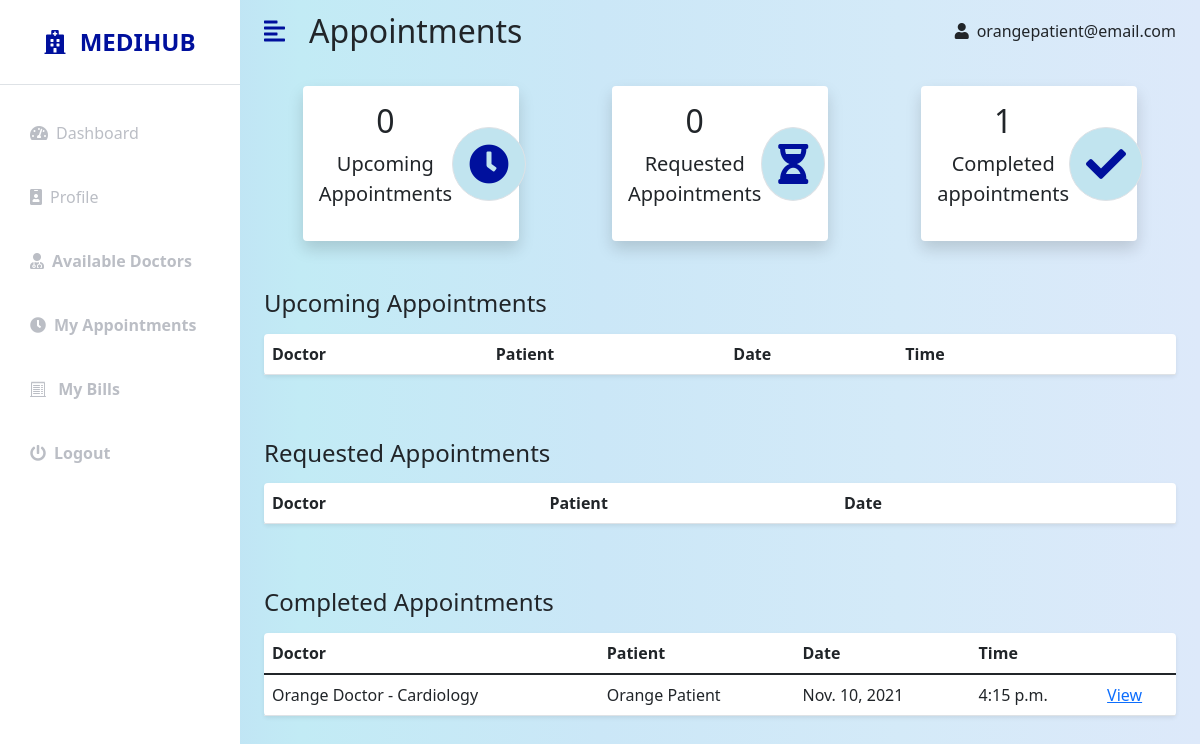
Page /patientapp/myappointments/ (signed in) on the earlier database version.
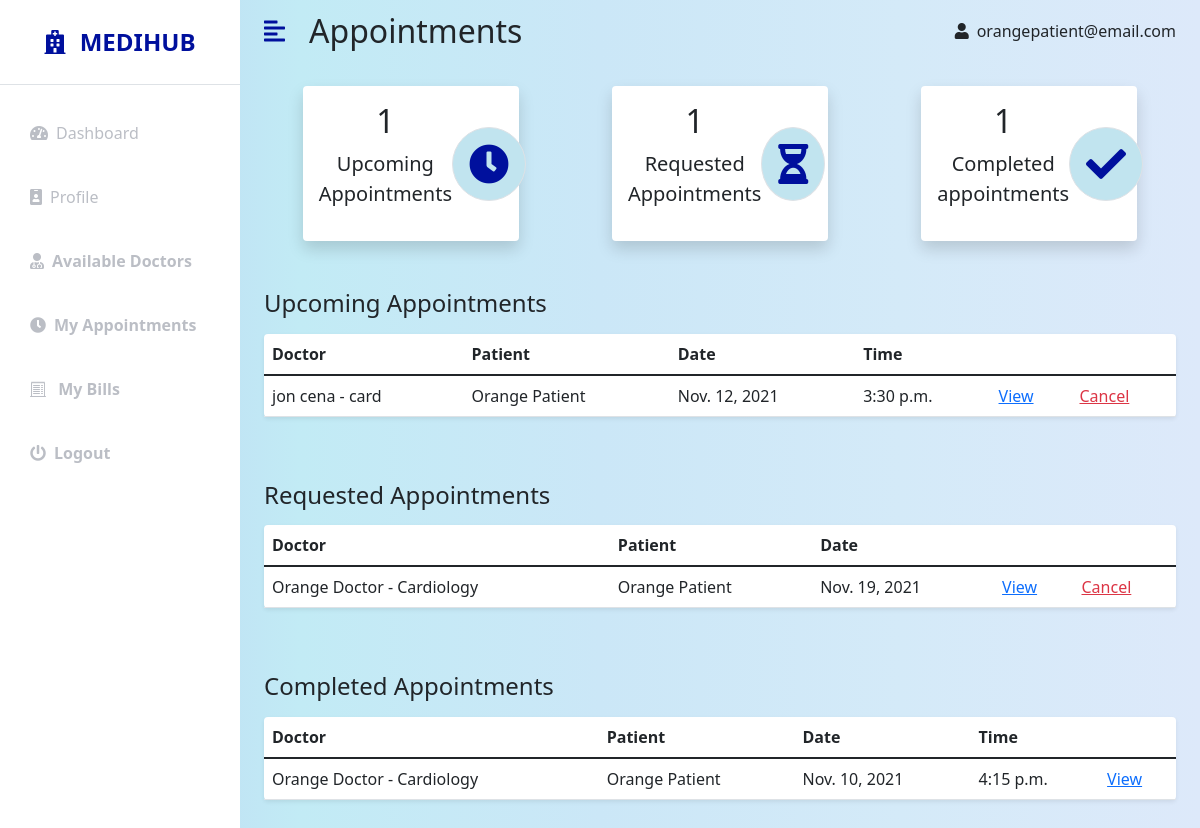
Same page on the later database version.
### hospital/models.py (models this page shows, shortened)
class Appointment(models.Model):
    doctor = models.ForeignKey(Doctor, on_delete=models.CASCADE, null=True, blank=True)
    patient = models.ForeignKey(Patient, on_delete=models.CASCADE, null=True, blank=True)
    date = models.DateField(null=True, blank=True)
    time = models.TimeField(null=True, blank=True)
    details = models.TextField(max_length=1000, null=True, blank=True)
    confirmed = models.BooleanField(default=False)
    completed = models.BooleanField(default=False)

class Doctor(models.Model):
    GENDER_CHOICES = [
        ('M', 'Male'),
        ('F', 'Female'),
        ('X', 'Other'),
    ]
    user = models.OneToOneField(User, on_delete=models.CASCADE, null=True, blank=True)
    first_name = models.CharField(max_length=50, null=True, blank=True)
    last_name = models.CharField(max_length=50, null=True, blank=True)
    gender = models.CharField(max_length=1, choices=GENDER_CHOICES, null=True, blank=True)
    dob = models.DateField(null=True, blank=True)
    department = models.CharField(max_length=50, null=True, blank=True)
    phone = models.CharField(max_length=10, null=True, blank=True)
    address = models.TextField(max_length=400, null=True, blank=True)
    email = models.CharField(max_length=100, null=True, blank=True)
    salary_in_rs = models.IntegerField(null=True, blank=True)
    schedule = models.TextField(max_length=1000, null=True, blank=True)
    def __str__(self):
        return f'{self.first_name} {self.last_name} - {self.department}'

class Patient(models.Model):
    GENDER_CHOICES = [
        ('M', 'Male'),
        ('F', 'Female'),
        ('X', 'Other'),
    ]
    user = models.OneToOneField(User, on_delete=models.CASCADE, null=True, blank=True)
    first_name = models.CharField(max_length=50, null=True, blank=True)
    last_name = models.CharField(max_length=50, null=True, blank=True)
    gender = models.CharField(max_length=1, choices=GENDER_CHOICES, null=True, blank=True)
    dob = models.DateField(null=True, blank=True)
    phone = models.CharField(max_length=10, null=True, blank=True)
    address = models.TextField(max_length=400, null=True, blank=True)
    email = models.CharField(max_length=100, null=True, blank=True)

### patientapp/views.py (the view)
# urls.py: path('myappointments/',views.myappointments,name='my_appointments'),
def myappointments(request):
    patient = get_object_or_404(Patient, user=request.user)
    appointments=Appointment.objects.all().filter(patient=patient)
    no_confirmed = patient.appointment_set.filter(completed=False).filter(confirmed=True).count()
    no_requested = patient.appointment_set.filter(completed=False).filter(confirmed=False).count()
    no_completed = patient.appointment_set.filter(completed=True).count()
    context = {
        'no_confirmed': no_confirmed,
        'no_requested': no_requested,
        'no_completed': no_completed,
        'appointments': appointments,
    }
    return render(request,'patientapp/myappointments.html',context)

### patientapp/templates/patientapp/myappointments.html
{% extends 'patientapp/base.html' %}
{% block content %}
<nav class="navbar navbar-expand-lg navbar-light bg-transparent py-1 px-4">
    <div class="d-flex align-items-center justify-content-end">
        <i class="fas fa-align-left primary-text fs-4 me-3" id="menu-toggle"></i>
        <h2 class="fs-2 m-2">Appointments</h2>
    </div>
    <div class="collapse navbar-collapse" id="navbarSupportedContent">
        <ul class="navbar-nav ms-auto mb-2 mb-lg-0">
            <li class="nav-item dropdown">
                    <i class="fas fa-user me-2"></i>{{user.username}}
            </li>
        </ul>
    </div>
</nav>
<div class="container-fluid px-4 ">
    <div class="row g-3 my-2 d-flex justify-content-around">
        <div class="col-md-3">
            <div class="p-3 bg-white shadow d-flex justify-content-around align-items-center rounded">
                <div class="d-flex row justify-content-around ">
                    <h3 class="fs-2 text-center">{{no_confirmed}}</h3>
                    <p class="fs-5 text-center">Upcoming Appointments</p>
                </div>
                <i class="fas fa-clock fs-1 primary-text border rounded-full secondary-bg p-3"></i>
            </div>
        </div>
        <div class="col-md-3">
            <div class="p-3 bg-white shadow d-flex justify-content-around align-items-center rounded">
                <div>
                    <h3 class="fs-2 text-center">{{no_requested}}</h3>
                    <p class="fs-5 text-center">Requested Appointments</p>
                </div>
                <i
                    class="fas fa-hourglass-half fs-1 primary-text border rounded-full secondary-bg p-3"></i>
            </div>
        </div>
        <div class="col-md-3">
            <div class="p-3 bg-white shadow d-flex justify-content-around align-items-center rounded">
                <div>
                    <h3 class="fs-2 text-center">{{no_completed}}</h3>
                    <p class="fs-5 text-center">Completed appointments</p>
                </div>
                <i class="fas fa-check fs-1 primary-text border rounded-full secondary-bg p-3"></i>
            </div>
        </div>
    </div>
    <div class="row my-5">
        <h3 class="fs-4 mb-3">Upcoming Appointments</h3>
        <div class="col">
            <table class="table bg-white rounded shadow-sm  table-hover">
                <thead>
                    <tr>
                        <th scope="col">Doctor </th>
                        <th scope="col">Patient</th>
                        <th scope="col">Date</th>
                        <th scope="col">Time</th>
                        <th scope="col"></th>
                        <th scope="col"></th>
                    </tr>
                </thead>
                <tbody>
                    {% for appo in appointments %}
                    {% if appo.completed == False and appo.confirmed == True %}
                    <tr>
                        <td>{{appo.doctor}}</td>
                        <td>{{appo.patient.first_name}} {{appo.patient.last_name}}</td>
                        <td>{{appo.date}}</td>
                        <td>{{appo.time}}</td>
                        <td><a href="{% url 'my_appointment_detail' appo.id %}">View</a></td>
                        <td><a class="text-danger" href="{% url 'patient-cancel-appointment' appo.id %}">Cancel</a></td>
                    </tr>
                    {% endif %}
                    {% endfor %}
                </tbody>
            </table>
        </div>
    </div>
    <div class="row my-5">
        <h3 class="fs-4 mb-3">Requested Appointments</h3>
        <div class="col">
            <table class="table bg-white rounded shadow-sm  table-hover">
                <thead>
                    <tr>
                        <th scope="col">Doctor </th>
                        <th scope="col">Patient</th>
                        <th scope="col">Date</th>
                        <th scope="col"></th>
                        <th scope="col"></th>
                    </tr>
                </thead>
                <tbody>
                    {% for appo in appointments %}
                    {% if appo.completed == False and appo.confirmed == False %}
                    <tr>
                        <td>{{appo.doctor}}</td>
                        <td>{{appo.patient.first_name}} {{appo.patient.last_name}}</td>
                        <td>{{appo.date}}</td>
                        <td><a href="{% url 'my_appointment_detail' appo.id %}">View</a></td>
                        <td><a class="text-danger" href="{% url 'patient-cancel-appointment' appo.id %}">Cancel</a></td>
                    </tr>
                    {% endif %}
                    {% endfor %}
                </tbody>
            </table>
        </div>
    </div>
    <div class="row my-5">
        <h3 class="fs-4 mb-3">Completed Appointments</h3>
        <div class="col">
            <table class="table bg-white rounded shadow-sm  table-hover">
                <thead>
                    <tr>
                        <th scope="col">Doctor </th>
                        <th scope="col">Patient</th>
                        <th scope="col">Date</th>
                        <th scope="col">Time</th>
                        <th scope="col"></th>
                    </tr>
                </thead>
                <tbody>
                    {% for appo in appointments %}
                    {% if appo.completed == True %}
                    <tr>
                        <td>{{appo.doctor}}</td>
                        <td>{{appo.patient.first_name}} {{appo.patient.last_name}}</td>
                        <td>{{appo.date}}</td>
                        <td>{{appo.time}}</td>
                        <td><a href="{% url 'my_appointment_detail' appo.id %}">View</a></td>
                    </tr>
                    {% endif %}
                    {% endfor %}
                </tbody>
            </table>
        </div>
    </div>
</div>
{% endblock %}

### patientapp/templates/patientapp/base.html (shortened to what this page needs)
<!DOCTYPE html>
{% load static %}
<html lang="en">
<head>
    <link rel="stylesheet" href="https://cdnjs.cloudflare.com/ajax/libs/font-awesome/5.15.3/css/all.min.css" />
    <link href="https://cdn.jsdelivr.net/npm/bootstrap@5.1.3/dist/css/bootstrap.min.css" rel="stylesheet">
    <link rel="stylesheet" href="{% static 'css/style.css' %}">
    <link rel="stylesheet" href="https://cdn.jsdelivr.net/npm/bootstrap-icons@1.7.0/font/bootstrap-icons.css">
</head>
<body>
    <div class="d-flex" id="wrapper">
        <div class="bg-white" id="sidebar-wrapper">
            <div class="sidebar-heading text-center py-4 primary-text fs-4 fw-bold text-uppercase border-bottom"><i
                    class="fas fa-hospital me-2"></i> Medihub</div>
            <div class="list-group list-group-flush my-3">
                {% if user.is_authenticated %}
                <a href="{% url 'patient-dashboard' %}" class="list-group-item list-group-item-action bg-transparent second-text " id="dash"><i
                        class="fas fa-tachometer-alt me-2"></i>Dashboard</a>
                <a href="{% url 'profile' %}" class="list-group-item list-group-item-action bg-transparent second-text " id="dash"><i
                        class="fas fa-id-badge me-2"></i>Profile</a>
                <a href="{% url 'patient_views_doctor_list' %}" class="list-group-item list-group-item-action bg-transparent second-text fw-bold "><i
                        class="fas fa-user-md me-2"></i>Available Doctors</a>
                <a href="{% url 'my_appointments' %}" class="list-group-item list-group-item-action bg-transparent second-text fw-bold "><i
                        class="fas fa-clock me-2"></i>My Appointments</a>
                <a href="{% url 'patient-bill-list' %}" class="list-group-item list-group-item-action bg-transparent second-text fw-bold "><i
                    class="bi bi-receipt-cutoff me-2"></i> My Bills</a>
                <a href="{% url 'patient-logout' %}" class="list-group-item list-group-item-action bg-transparent second-text fw-bold "><i
                        class="fas fa-power-off me-2"></i>Logout</a>
                {% endif %}
            </div>
        </div>
        <div id="page-content-wrapper">
            {% block content %}
            {% endblock %}
        </div>
    </div>
    <link rel="stylesheet" href="{% static 'styles/toast.css' %}">
</body>
</html>

### adminapp/static/css/style.css (style rules this page uses)
:root { --main-bg-color: #00189d; --main-text-color: #00109d; --second-text-color: #bbbec5; --second-bg-color: #c1e4ef; }
.primary-text { color: var(--main-text-color); }
.second-text { color: var(--second-text-color); }
.secondary-bg { background-color: var(--second-bg-color); }
.rounded-full { border-radius: 100%; }
#wrapper { overflow-x: hidden; background-image: linear-gradient( to right, #bacef3, #c2ebf5, #cbe7f7, #d4eaf8, #dde9fa ); }
#sidebar-wrapper { min-height: 100vh; margin-left: -15rem; -webkit-transition: margin 0.25s ease-out; -moz-transition: margin 0.25s ease-out; -o-transition: margin 0.25s ease-out; transition: margin 0.25s ease-out; }
#sidebar-wrapper .sidebar-heading { padding: 0.875rem 1.25rem; font-size: 1.2rem; }
#sidebar-wrapper .list-group { width: 15rem; }
#page-content-wrapper { min-width: 100vw; }
#menu-toggle { cursor: pointer; }
.list-group-item { border: none; padding: 20px 30px; }
@media (min-width: 768px) { #sidebar-wrapper { margin-left: 0; } }
@media (min-width: 768px) { #page-content-wrapper { min-width: 0; width: 100%; } }

Differences in the rows shown:
added Appointment: doctor "jon cena - card", patient.first_name "Orange", patient.last_name "Patient", date "Nov. 12, 2021", time "3:30 p.m.", shown under "Upcoming Appointments"
added Appointment: doctor "Orange Doctor - Cardiology", patient.first_name "Orange", patient.last_name "Patient", date "Nov. 19, 2021", shown under "Requested Appointments"
Other differences:
{{ no_confirmed }}: "0" → "1"
{{ no_requested }}: "0" → "1"
